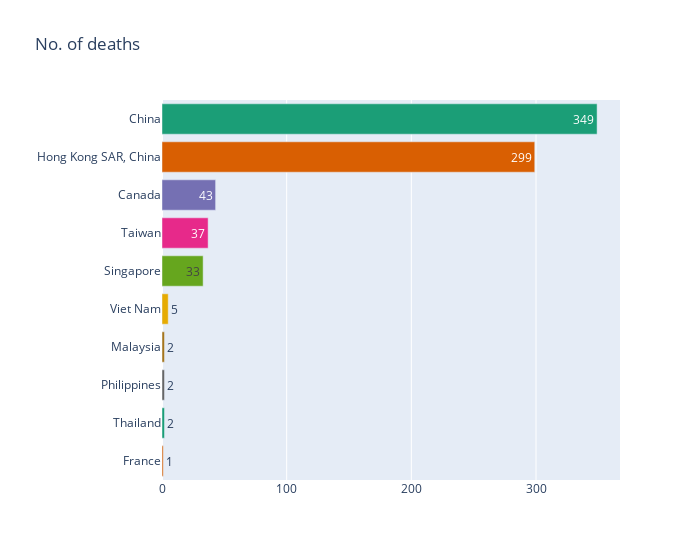

The cell this chart's notebook holds for it:
### Code cell
plot_barh('No. of deaths')

### Figure 1 — Plotly figure (JSON) as saved in the notebook; plotly's stock layout.template omitted (floating-point values rounded to 4 significant figures)
{"data": [{"alignmentgroup": "True", "customdata": [[5327, 7]], "hovertemplate": "Country/Region=%{y}<br>No. of deaths=%{text}<br>Cumulative total cases=%{customdata[0]}<br>Case fatalities ratio (%)=%{customdata[1]}<extra></extra>", "legendgroup": "China", "marker": {"color": "rgb(27,158,119)"}, "name": "China", "offsetgroup": "China", "orientation": "h", "showlegend": true, "text": [349], "textposition": "auto", "type": "bar", "x": [349], "xaxis": "x", "y": ["China"], "yaxis": "y"}, {"alignmentgroup": "True", "customdata": [[1755, 17]], "hovertemplate": "Country/Region=%{y}<br>No. of deaths=%{text}<br>Cumulative total cases=%{customdata[0]}<br>Case fatalities ratio (%)=%{customdata[1]}<extra></extra>", "legendgroup": "Hong Kong SAR, China", "marker": {"color": "rgb(217,95,2)"}, "name": "Hong Kong SAR, China", "offsetgroup": "Hong Kong SAR, China", "orientation": "h", "showlegend": true, "text": [299], "textposition": "auto", "type": "bar", "x": [299], "xaxis": "x", "y": ["Hong Kong SAR, China"], "yaxis": "y"}, {"alignmentgroup": "True", "customdata": [[251, 17]], "hovertemplate": "Country/Region=%{y}<br>No. of deaths=%{text}<br>Cumulative total cases=%{customdata[0]}<br>Case fatalities ratio (%)=%{customdata[1]}<extra></extra>", "legendgroup": "Canada", "marker": {"color": "rgb(117,112,179)"}, "name": "Canada", "offsetgroup": "Canada", "orientation": "h", "showlegend": true, "text": [43], "textposition": "auto", "type": "bar", "x": [43], "xaxis": "x", "y": ["Canada"], "yaxis": "y"}, {"alignmentgroup": "True", "customdata": [[346, 11]], "hovertemplate": "Country/Region=%{y}<br>No. of deaths=%{text}<br>Cumulative total cases=%{customdata[0]}<br>Case fatalities ratio (%)=%{customdata[1]}<extra></extra>", "legendgroup": "Taiwan", "marker": {"color": "rgb(231,41,138)"}, "name": "Taiwan", "offsetgroup": "Taiwan", "orientation": "h", "showlegend": true, "text": [37], "textposition": "auto", "type": "bar", "x": [37], "xaxis": "x", "y": ["Taiwan"], "yaxis": "y"}, {"alignmentgroup": "True", "customdata": [[238, 14]], "hovertemplate": "Country/Region=%{y}<br>No. of deaths=%{text}<br>Cumulative total cases=%{customdata[0]}<br>Case fatalities ratio (%)=%{customdata[1]}<extra></extra>", "legendgroup": "Singapore", "marker": {"color": "rgb(102,166,30)"}, "name": "Singapore", "offsetgroup": "Singapore", "orientation": "h", "showlegend": true, "text": [33], "textposition": "auto", "type": "bar", "x": [33], "xaxis": "x", "y": ["Singapore"], "yaxis": "y"}, {"alignmentgroup": "True", "customdata": [[63, 8]], "hovertemplate": "Country/Region=%{y}<br>No. of deaths=%{text}<br>Cumulative total cases=%{customdata[0]}<br>Case fatalities ratio (%)=%{customdata[1]}<extra></extra>", "legendgroup": "Viet Nam", "marker": {"color": "rgb(230,171,2)"}, "name": "Viet Nam", "offsetgroup": "Viet Nam", "orientation": "h", "showlegend": true, "text": [5], "textposition": "auto", "type": "bar", "x": [5], "xaxis": "x", "y": ["Viet Nam"], "yaxis": "y"}, {"alignmentgroup": "True", "customdata": [[5, 40]], "hovertemplate": "Country/Region=%{y}<br>No. of deaths=%{text}<br>Cumulative total cases=%{customdata[0]}<br>Case fatalities ratio (%)=%{customdata[1]}<extra></extra>", "legendgroup": "Malaysia", "marker": {"color": "rgb(166,118,29)"}, "name": "Malaysia", "offsetgroup": "Malaysia", "orientation": "h", "showlegend": true, "text": [2], "textposition": "auto", "type": "bar", "x": [2], "xaxis": "x", "y": ["Malaysia"], "yaxis": "y"}, {"alignmentgroup": "True", "customdata": [[14, 14]], "hovertemplate": "Country/Region=%{y}<br>No. of deaths=%{text}<br>Cumulative total cases=%{customdata[0]}<br>Case fatalities ratio (%)=%{customdata[1]}<extra></extra>", "legendgroup": "Philippines", "marker": {"color": "rgb(102,102,102)"}, "name": "Philippines", "offsetgroup": "Philippines", "orientation": "h", "showlegend": true, "text": [2], "textposition": "auto", "type": "bar", "x": [2], "xaxis": "x", "y": ["Philippines"], "yaxis": "y"}, {"alignmentgroup": "True", "customdata": [[9, 22]], "hovertemplate": "Country/Region=%{y}<br>No. of deaths=%{text}<br>Cumulative total cases=%{customdata[0]}<br>Case fatalities ratio (%)=%{customdata[1]}<extra></extra>", "legendgroup": "Thailand", "marker": {"color": "rgb(27,158,119)"}, "name": "Thailand", "offsetgroup": "Thailand", "orientation": "h", "showlegend": true, "text": [2], "textposition": "auto", "type": "bar", "x": [2], "xaxis": "x", "y": ["Thailand"], "yaxis": "y"}, {"alignmentgroup": "True", "customdata": [[7, 14]], "hovertemplate": "Country/Region=%{y}<br>No. of deaths=%{text}<br>Cumulative total cases=%{customdata[0]}<br>Case fatalities ratio (%)=%{customdata[1]}<extra></extra>", "legendgroup": "France", "marker": {"color": "rgb(217,95,2)"}, "name": "France", "offsetgroup": "France", "orientation": "h", "showlegend": true, "text": [1], "textposition": "auto", "type": "bar", "x": [1], "xaxis": "x", "y": ["France"], "yaxis": "y"}], "layout": {"barmode": "relative", "legend": {"title": {"text": "Country/Region"}, "tracegroupgap": 0}, "showlegend": false, "title": {"text": "No. of deaths"}, "uniformtext": {"minsize": 8, "mode": "hide"}, "width": 700, "xaxis": {"anchor": "y", "domain": [0, 1], "title": {"text": ""}}, "yaxis": {"anchor": "x", "categoryarray": ["France", "Thailand", "Philippines", "Malaysia", "Viet Nam", "Singapore", "Taiwan", "Canada", "Hong Kong SAR, China", "China"], "categoryorder": "array", "domain": [0, 1], "title": {"text": ""}}}}
